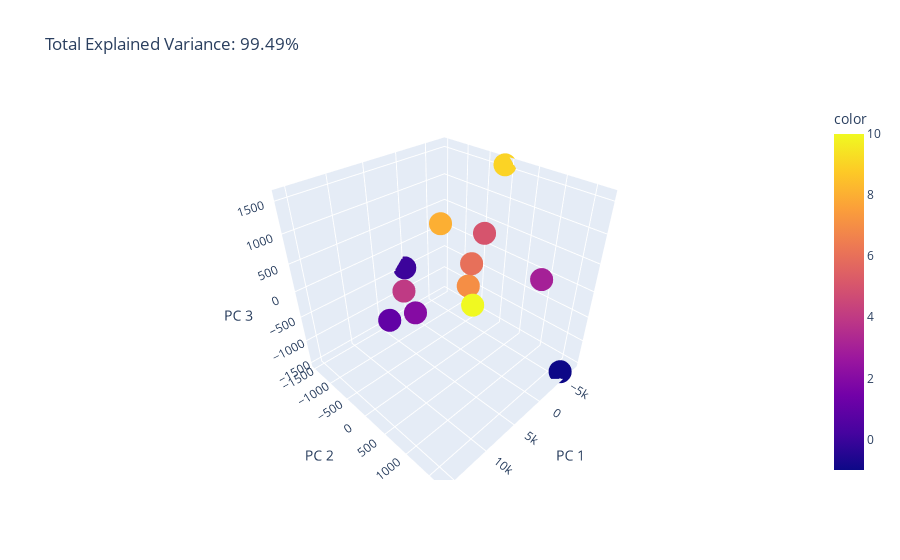

The notebook cell saved with this chart:
### Code cell
import plotly.express as px
from sklearn.decomposition import PCA
import chart_studio.plotly as py


X = np.array(X)

pca = PCA(n_components=3)
components = pca.fit_transform(X)

total_var = pca.explained_variance_ratio_.sum() * 100

fig = px.scatter_3d(
    components, x=0, y=1, z=2, color=ids,
    title=f'Total Explained Variance: {total_var:.2f}%',
    labels={'0': 'PC 1', '1': 'PC 2', '2': 'PC 3'}
)
fig.show()
# py.iplot(fig, filename='jupyter-parametric_plot')

### Figure 1 — Plotly figure (JSON) as saved in the notebook; plotly's stock layout.template omitted (floating-point values rounded to 4 significant figures)
{"data": [{"hovertemplate": "PC 1=%{x}<br>PC 2=%{y}<br>PC 3=%{z}<br>color=%{marker.color}<extra></extra>", "legendgroup": "", "marker": {"color": [-1, 0, 1, 2, 3, 4, 5, 6, 7, 8, 9, 10], "coloraxis": "coloraxis", "symbol": "circle"}, "mode": "markers", "name": "", "scene": "scene", "showlegend": false, "type": "scatter3d", "x": [-5387.0, 303.8, 8089.0, 15720.0, -4394.0, 3018.0, -4450.0, -2253.0, -1023.0, -2664.0, -7761.0, 801.3], "y": [1703.0, -1484.0, -676.0, 1235.0, 1148.0, -1094.0, -81.62, -85.19, 4.059, -902.3, -102.6, 335.7], "z": [-1497.0, -465.1, -685.1, 1039.0, 185.0, -626.3, 529.6, 71.76, -257.6, 503.8, 1562.0, -359.7]}], "layout": {"coloraxis": {"colorbar": {"title": {"text": "color"}}, "colorscale": [[0, "#0d0887"], [0.1111, "#46039f"], [0.2222, "#7201a8"], [0.3333, "#9c179e"], [0.4444, "#bd3786"], [0.5556, "#d8576b"], [0.6667, "#ed7953"], [0.7778, "#fb9f3a"], [0.8889, "#fdca26"], [1, "#f0f921"]]}, "legend": {"tracegroupgap": 0}, "scene": {"domain": {"x": [0, 1], "y": [0, 1]}, "xaxis": {"title": {"text": "PC 1"}}, "yaxis": {"title": {"text": "PC 2"}}, "zaxis": {"title": {"text": "PC 3"}}}, "title": {"text": "Total Explained Variance: 99.49%"}}}
